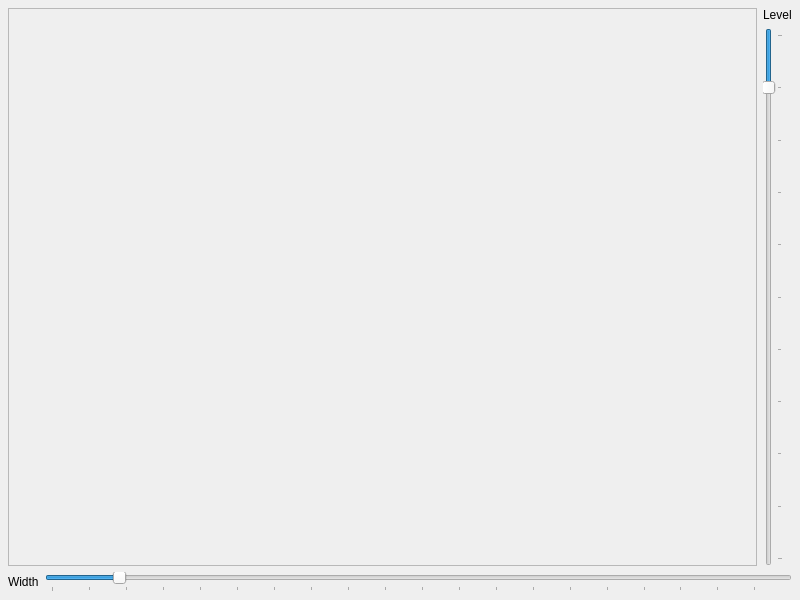
<?xml version="1.0" encoding="UTF-8"?>
<ui version="4.0">
 <class>MainWindow</class>
 <widget class="QMainWindow" name="MainWindow">
  <property name="geometry">
   <rect>
    <x>0</x>
    <y>0</y>
    <width>800</width>
    <height>600</height>
   </rect>
  </property>
  <property name="windowTitle">
   <string>MainWindow</string>
  </property>
  <widget class="QWidget" name="centralWidget">
   <layout class="QGridLayout">
    <property name="margin">
     <number>8</number>
    </property>
    <property name="spacing">
     <number>6</number>
    </property>
    <item row="0" column="0">
     <layout class="QVBoxLayout">
      <property name="spacing">
       <number>6</number>
      </property>
      <property name="margin">
       <number>0</number>
      </property>
      <item>
       <layout class="QHBoxLayout">
        <property name="spacing">
         <number>6</number>
        </property>
        <property name="margin">
         <number>0</number>
        </property>
        <item>
         <widget class="QFrame" name="frame">
          <property name="frameShape">
           <enum>QFrame::StyledPanel</enum>
          </property>
          <property name="frameShadow">
           <enum>QFrame::Sunken</enum>
          </property>
         </widget>
        </item>
        <item>
         <layout class="QVBoxLayout">
          <property name="spacing">
           <number>6</number>
          </property>
          <property name="margin">
           <number>0</number>
          </property>
          <item>
           <widget class="QLabel" name="label">
            <property name="sizePolicy">
             <sizepolicy hsizetype="Preferred" vsizetype="Fixed">
              <horstretch>0</horstretch>
              <verstretch>0</verstretch>
             </sizepolicy>
            </property>
            <property name="text">
             <string>&lt;html&gt;&lt;head&gt;&lt;meta name=&quot;qrichtext&quot; content=&quot;1&quot; /&gt;&lt;/head&gt;&lt;body style=&quot; white-space: pre-wrap; font-family:MS Shell Dlg; font-weight:400; font-style:normal; text-decoration:none;&quot;&gt;&lt;p style=&quot; margin-top:0px; margin-bottom:0px; margin-left:0px; margin-right:0px; -qt-block-indent:0; text-indent:0px;&quot;&gt;Level&lt;/p&gt;&lt;/body&gt;&lt;/html&gt;</string>
            </property>
           </widget>
          </item>
          <item>
           <widget class="QSlider" name="levelSlider">
            <property name="sizePolicy">
             <sizepolicy hsizetype="Fixed" vsizetype="Expanding">
              <horstretch>0</horstretch>
              <verstretch>0</verstretch>
             </sizepolicy>
            </property>
            <property name="value">
             <number>10</number>
            </property>
            <property name="maximum">
             <number>100</number>
            </property>
            <property name="orientation">
             <enum>Qt::Vertical</enum>
            </property>
            <property name="invertedAppearance">
             <bool>true</bool>
            </property>
            <property name="tickPosition">
             <enum>QSlider::TicksBelow</enum>
            </property>
            <property name="tickInterval">
             <number>10</number>
            </property>
           </widget>
          </item>
         </layout>
        </item>
       </layout>
      </item>
      <item>
       <layout class="QHBoxLayout">
        <property name="spacing">
         <number>6</number>
        </property>
        <property name="margin">
         <number>0</number>
        </property>
        <item>
         <widget class="QLabel" name="label_2">
          <property name="enabled">
           <bool>true</bool>
          </property>
          <property name="sizePolicy">
           <sizepolicy hsizetype="Fixed" vsizetype="Fixed">
            <horstretch>0</horstretch>
            <verstretch>0</verstretch>
           </sizepolicy>
          </property>
          <property name="text">
           <string>&lt;html&gt;&lt;head&gt;&lt;meta name=&quot;qrichtext&quot; content=&quot;1&quot; /&gt;&lt;/head&gt;&lt;body style=&quot; white-space: pre-wrap; font-family:MS Shell Dlg; font-weight:400; font-style:normal; text-decoration:none;&quot;&gt;&lt;p style=&quot; margin-top:0px; margin-bottom:0px; margin-left:0px; margin-right:0px; -qt-block-indent:0; text-indent:0px;&quot;&gt;Width&lt;/p&gt;&lt;/body&gt;&lt;/html&gt;</string>
          </property>
         </widget>
        </item>
        <item>
         <widget class="QSlider" name="widthSlider">
          <property name="enabled">
           <bool>true</bool>
          </property>
          <property name="value">
           <number>20</number>
          </property>
          <property name="minimum">
           <number>2</number>
          </property>
          <property name="maximum">
           <number>200</number>
          </property>
          <property name="orientation">
           <enum>Qt::Horizontal</enum>
          </property>
          <property name="tickPosition">
           <enum>QSlider::TicksBelow</enum>
          </property>
         </widget>
        </item>
       </layout>
      </item>
     </layout>
    </item>
   </layout>
  </widget>
 </widget>
 <resources/>
 <connections/>
</ui>
